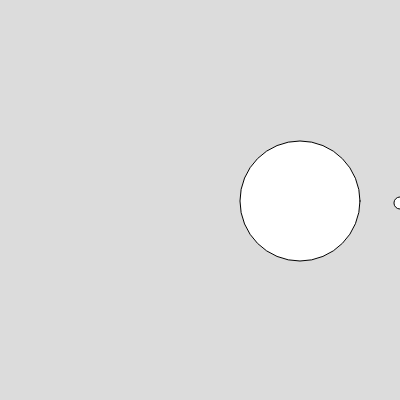
Frame 1 (no input)
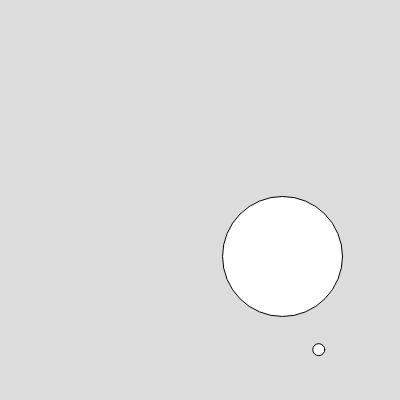
Frame 60 (no input)
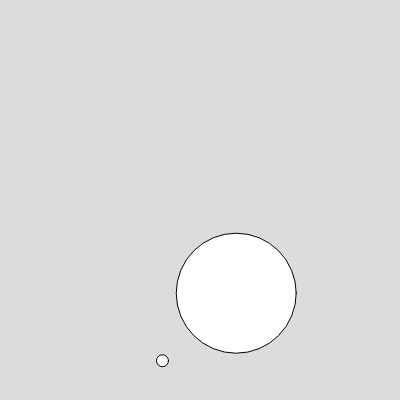
Frame 120 (the mouse pressed at the canvas centre since frame 60)

The p5.js sketch that drew these frames (run headless with seeded random() and noise() and a simulated clock; from frame 60 on, the mouse is pressed at the canvas centre):

// p5.js sketch
// ── sketch.js
function setup() {
  createCanvas(400, 400);

  {
    let x = 200;
    let y = 200;
    let radius = 100;
    let v = 0.01;
    let size = 120;

    o = new Orbit(x, y, radius, v, size);
  }
  {
    let x = 200;
    let y = 200;
    let radius = 100;
    let v = 0.01 * 2;
    let size = 120 / 10;

    s = new Orbit(x, y, radius, v, size);
  }

  o.sate = s;
}

function draw() {
  background(220);

  o.update();

  o.render();

  o.set_sate();
  s.update();
  s.render();

  //print(o.rad);
}

class Orbit {
  constructor(x, y, radius, v, size) {
    this.x = x;
    this.y = y;
    this.radius = radius;
    this.v = v;
    this.rad = 0;
    this.size = size;
    this.sate = null;
  }

  update() {
    this.rad += this.v;
  }

  render() {
    push();
    translate(this.x, this.y);
    circle(this.radius * cos(this.rad), this.radius * sin(this.rad), this.size);
    pop();
  }

  set_sate() {
    this.sate.x = this.x + this.radius * cos(this.rad);
    this.sate.y = this.y + this.radius * sin(this.rad);
  }

  update_sate() {
    this.sate.update();
  }
}
